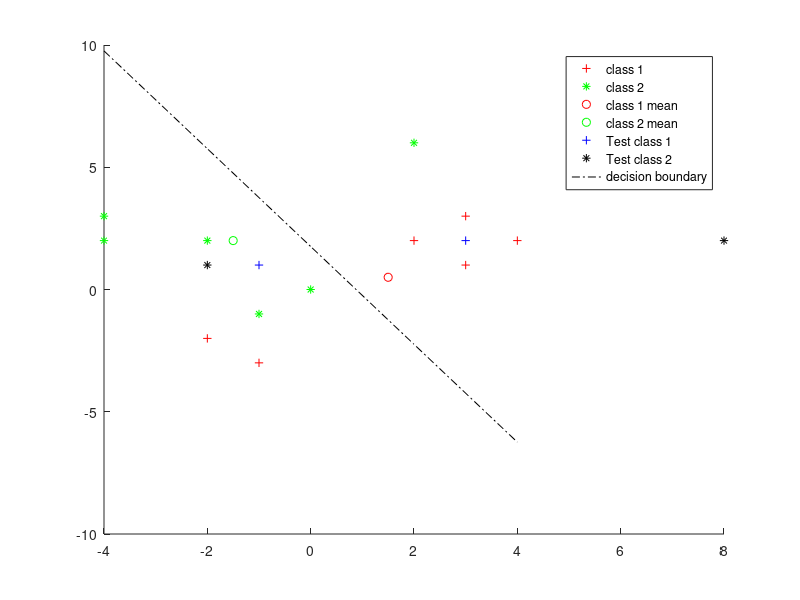

Source code (MATLAB):
clc
clear
%class 1
x1=[2 3 3 -1 4 -2];
y1=[2 1 3 -3 2 -2];
w1=[x1;y1];
%class 2
x2=[0 -2 -1 -4 -4 2];
y2=[0 2 -1 2 3 6];
w2=[x2;y2];
hold on;
p1=plot(x1,y1,'r+');
p2=plot(x2,y2,'g*');
y1=w1';
y2=w2';

mean_y1=mean(y1);
mean_y2=mean(y2);

disp('class 1');
disp(y1);
disp('class 2');
disp(y2);

disp('class 1 mean');
disp(mean_y1);
disp('class 2 mean');
disp(mean_y2);
hold on;
p3=plot(mean_y1(1),mean_y1(2),'o','MarkerEdgeColor','r');
hold on;
p4=plot(mean_y2(1),mean_y2(2),'o','MarkerEdgeColor','g');

%test points
tx=[-1 3 -2 8];
ty=[1 2 1 2];

t=[tx;ty];
x=t';
disp('testing points');
disp(x);

for i=1:4
    g1=(x(i,:)'*mean_y1) - (0.5*(mean_y1'*mean_y1));
    g2=(x(i,:)'*mean_y2) - (0.5*(mean_y2'*mean_y2));
    
end

for i=1:4
    if g1(i)>g2(i)
        hold on;
        p5=plot(x(i,1),x(i,2),'b+');
    else if g1(i)<g2(i)
           hold on;
           p6=plot(x(i,1),x(i,2),'k*'); 
        end
    end
end

w=(mean_y1-mean_y2);
w0= -0.5*det(((mean_y1'*mean_y1)-(mean_y2'*mean_y2)));

max_x=max(max(x1,x2));
min_x=min(min(x1,x2));

all_x=min_x:2:max_x;

c=(mean_y1(1,2)-mean_y2(1,2))/2;

for i=1:length(all_x)
    dby(i,:)=((w(1,1)*all_x(:,i)+(w0*(c/2)))/(w(1,2)));
end

db=[all_x' dby];
db
hold on;
p7=plot(db(:,1),db(:,2),'k-.');
legend([p1 p2 p3 p4 p5 p6 p7],{'class 1', 'class 2','class 1 mean','class 2 mean','Test class 1','Test class 2','decision boundary'});
hold off;